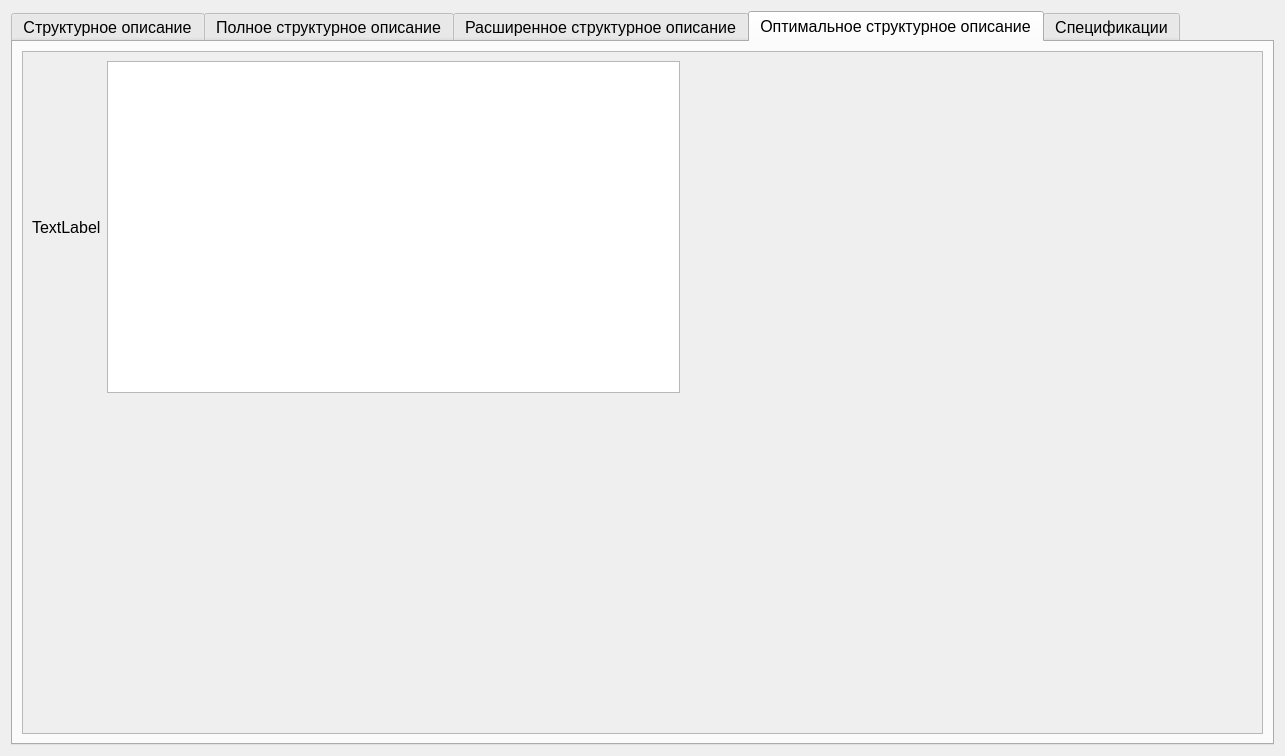
<?xml version="1.0" encoding="UTF-8"?>
<ui version="4.0">
 <class>Form</class>
 <widget class="QWidget" name="Form">
  <property name="geometry">
   <rect>
    <x>0</x>
    <y>0</y>
    <width>1285</width>
    <height>756</height>
   </rect>
  </property>
  <property name="windowTitle">
   <string>Form</string>
  </property>
  <layout class="QGridLayout" name="gridLayout_10">
   <item row="0" column="0">
    <widget class="QTabWidget" name="specTab">
     <property name="font">
      <font>
       <pointsize>12</pointsize>
      </font>
     </property>
     <property name="currentIndex">
      <number>3</number>
     </property>
     <widget class="QWidget" name="structTablesTab">
      <attribute name="title">
       <string>Структурное описание</string>
      </attribute>
      <layout class="QGridLayout" name="gridLayout_4">
       <item row="1" column="0">
        <widget class="QScrollArea" name="scrollArea">
         <property name="horizontalScrollBarPolicy">
          <enum>Qt::ScrollBarAsNeeded</enum>
         </property>
         <property name="sizeAdjustPolicy">
          <enum>QAbstractScrollArea::AdjustToContentsOnFirstShow</enum>
         </property>
         <property name="widgetResizable">
          <bool>true</bool>
         </property>
         <widget class="QWidget" name="scrollAreaWidgetContents">
          <property name="geometry">
           <rect>
            <x>0</x>
            <y>0</y>
            <width>1241</width>
            <height>651</height>
           </rect>
          </property>
          <layout class="QGridLayout" name="gridLayout_7">
           <item row="1" column="0">
            <layout class="QVBoxLayout" name="tableVLayout"/>
           </item>
          </layout>
         </widget>
        </widget>
       </item>
       <item row="0" column="0">
        <layout class="QGridLayout" name="gridLayout_9">
         <item row="1" column="1">
          <widget class="QPushButton" name="deleteTablesButt">
           <property name="sizePolicy">
            <sizepolicy hsizetype="Minimum" vsizetype="Minimum">
             <horstretch>0</horstretch>
             <verstretch>0</verstretch>
            </sizepolicy>
           </property>
           <property name="text">
            <string>Удалить таблицы</string>
           </property>
          </widget>
         </item>
         <item row="1" column="0">
          <widget class="QPushButton" name="createTablesButt">
           <property name="text">
            <string>Создать таблицы</string>
           </property>
          </widget>
         </item>
         <item row="1" column="3">
          <spacer name="horizontalSpacer_2">
           <property name="orientation">
            <enum>Qt::Horizontal</enum>
           </property>
           <property name="sizeHint" stdset="0">
            <size>
             <width>40</width>
             <height>20</height>
            </size>
           </property>
          </spacer>
         </item>
         <item row="1" column="4">
          <widget class="QLabel" name="notificationLabel">
           <property name="enabled">
            <bool>false</bool>
           </property>
           <property name="text">
            <string>Возможно, проект был изменен. Необходимо обновить таблицы!</string>
           </property>
          </widget>
         </item>
        </layout>
       </item>
      </layout>
     </widget>
     <widget class="QWidget" name="fullTableTab">
      <attribute name="title">
       <string>Полное структурное описание</string>
      </attribute>
      <layout class="QGridLayout" name="gridLayout_16">
       <item row="7" column="0">
        <widget class="QScrollArea" name="scrollArea_2">
         <property name="sizeAdjustPolicy">
          <enum>QAbstractScrollArea::AdjustToContentsOnFirstShow</enum>
         </property>
         <property name="widgetResizable">
          <bool>true</bool>
         </property>
         <widget class="QWidget" name="scrollAreaWidgetContents_2">
          <property name="geometry">
           <rect>
            <x>0</x>
            <y>0</y>
            <width>1241</width>
            <height>651</height>
           </rect>
          </property>
          <layout class="QGridLayout" name="gridLayout_17">
           <item row="0" column="1">
            <widget class="QTableView" name="fullTableView">
             <property name="verticalScrollBarPolicy">
              <enum>Qt::ScrollBarAlwaysOff</enum>
             </property>
             <property name="horizontalScrollBarPolicy">
              <enum>Qt::ScrollBarAlwaysOff</enum>
             </property>
             <property name="sizeAdjustPolicy">
              <enum>QAbstractScrollArea::AdjustToContentsOnFirstShow</enum>
             </property>
             <attribute name="horizontalHeaderVisible">
              <bool>false</bool>
             </attribute>
             <attribute name="verticalHeaderVisible">
              <bool>false</bool>
             </attribute>
            </widget>
           </item>
           <item row="1" column="0">
            <spacer name="verticalSpacer_21">
             <property name="orientation">
              <enum>Qt::Vertical</enum>
             </property>
             <property name="sizeHint" stdset="0">
              <size>
               <width>20</width>
               <height>185</height>
              </size>
             </property>
            </spacer>
           </item>
           <item row="0" column="0">
            <widget class="QLabel" name="fullLable">
             <property name="text">
              <string>TextLabel</string>
             </property>
            </widget>
           </item>
           <item row="0" column="2">
            <spacer name="horizontalSpacer_7">
             <property name="orientation">
              <enum>Qt::Horizontal</enum>
             </property>
             <property name="sizeHint" stdset="0">
              <size>
               <width>40</width>
               <height>20</height>
              </size>
             </property>
            </spacer>
           </item>
          </layout>
         </widget>
        </widget>
       </item>
       <item row="2" column="0">
        <layout class="QGridLayout" name="gridLayout_18">
         <item row="1" column="2">
          <widget class="QLabel" name="iterationLable">
           <property name="text">
            <string>TextLabel</string>
           </property>
          </widget>
         </item>
         <item row="1" column="1">
          <widget class="QPushButton" name="allIterButt">
           <property name="text">
            <string>Все итерации</string>
           </property>
          </widget>
         </item>
         <item row="1" column="0">
          <widget class="QPushButton" name="oneIterButt">
           <property name="text">
            <string>Одна итерация</string>
           </property>
          </widget>
         </item>
         <item row="1" column="3">
          <spacer name="horizontalSpacer_5">
           <property name="orientation">
            <enum>Qt::Horizontal</enum>
           </property>
           <property name="sizeHint" stdset="0">
            <size>
             <width>40</width>
             <height>20</height>
            </size>
           </property>
          </spacer>
         </item>
        </layout>
       </item>
      </layout>
     </widget>
     <widget class="QWidget" name="expandedTableTab">
      <attribute name="title">
       <string>Расширенное структурное описание</string>
      </attribute>
      <layout class="QGridLayout" name="gridLayout">
       <item row="0" column="0">
        <widget class="QScrollArea" name="scrollArea_5">
         <property name="sizeAdjustPolicy">
          <enum>QAbstractScrollArea::AdjustToContents</enum>
         </property>
         <property name="widgetResizable">
          <bool>true</bool>
         </property>
         <widget class="QWidget" name="scrollAreaWidgetContents_5">
          <property name="geometry">
           <rect>
            <x>0</x>
            <y>0</y>
            <width>1241</width>
            <height>686</height>
           </rect>
          </property>
          <layout class="QGridLayout" name="gridLayout_20">
           <item row="0" column="0">
            <widget class="QLabel" name="expandedLable">
             <property name="text">
              <string>TextLabel</string>
             </property>
            </widget>
           </item>
           <item row="1" column="0">
            <spacer name="verticalSpacer_24">
             <property name="orientation">
              <enum>Qt::Vertical</enum>
             </property>
             <property name="sizeHint" stdset="0">
              <size>
               <width>20</width>
               <height>185</height>
              </size>
             </property>
            </spacer>
           </item>
           <item row="0" column="2">
            <spacer name="horizontalSpacer_8">
             <property name="orientation">
              <enum>Qt::Horizontal</enum>
             </property>
             <property name="sizeHint" stdset="0">
              <size>
               <width>40</width>
               <height>20</height>
              </size>
             </property>
            </spacer>
           </item>
           <item row="0" column="1">
            <widget class="QTableView" name="expandedTableView">
             <property name="verticalScrollBarPolicy">
              <enum>Qt::ScrollBarAlwaysOff</enum>
             </property>
             <property name="horizontalScrollBarPolicy">
              <enum>Qt::ScrollBarAlwaysOff</enum>
             </property>
             <property name="sizeAdjustPolicy">
              <enum>QAbstractScrollArea::AdjustToContentsOnFirstShow</enum>
             </property>
             <attribute name="horizontalHeaderVisible">
              <bool>false</bool>
             </attribute>
             <attribute name="verticalHeaderVisible">
              <bool>false</bool>
             </attribute>
            </widget>
           </item>
          </layout>
         </widget>
        </widget>
       </item>
      </layout>
     </widget>
     <widget class="QWidget" name="optimizedTableTab">
      <attribute name="title">
       <string>Оптимальное структурное описание</string>
      </attribute>
      <layout class="QGridLayout" name="gridLayout_14">
       <item row="0" column="0">
        <widget class="QScrollArea" name="scrollArea_4">
         <property name="sizeAdjustPolicy">
          <enum>QAbstractScrollArea::AdjustToContents</enum>
         </property>
         <property name="widgetResizable">
          <bool>true</bool>
         </property>
         <widget class="QWidget" name="scrollAreaWidgetContents_4">
          <property name="geometry">
           <rect>
            <x>0</x>
            <y>0</y>
            <width>1241</width>
            <height>686</height>
           </rect>
          </property>
          <layout class="QGridLayout" name="gridLayout_19">
           <item row="0" column="2">
            <spacer name="horizontalSpacer_6">
             <property name="orientation">
              <enum>Qt::Horizontal</enum>
             </property>
             <property name="sizeHint" stdset="0">
              <size>
               <width>40</width>
               <height>20</height>
              </size>
             </property>
            </spacer>
           </item>
           <item row="0" column="1">
            <widget class="QTableView" name="optiTableView">
             <property name="verticalScrollBarPolicy">
              <enum>Qt::ScrollBarAlwaysOff</enum>
             </property>
             <property name="horizontalScrollBarPolicy">
              <enum>Qt::ScrollBarAlwaysOff</enum>
             </property>
             <property name="sizeAdjustPolicy">
              <enum>QAbstractScrollArea::AdjustToContentsOnFirstShow</enum>
             </property>
             <attribute name="horizontalHeaderVisible">
              <bool>false</bool>
             </attribute>
             <attribute name="verticalHeaderVisible">
              <bool>false</bool>
             </attribute>
            </widget>
           </item>
           <item row="1" column="0">
            <spacer name="verticalSpacer_23">
             <property name="orientation">
              <enum>Qt::Vertical</enum>
             </property>
             <property name="sizeHint" stdset="0">
              <size>
               <width>20</width>
               <height>185</height>
              </size>
             </property>
            </spacer>
           </item>
           <item row="0" column="0">
            <widget class="QLabel" name="optiLable">
             <property name="text">
              <string>TextLabel</string>
             </property>
            </widget>
           </item>
          </layout>
         </widget>
        </widget>
       </item>
      </layout>
     </widget>
     <widget class="QWidget" name="tab_4">
      <attribute name="title">
       <string>Спецификации</string>
      </attribute>
      <layout class="QGridLayout" name="gridLayout_2">
       <item row="0" column="0">
        <widget class="QTabWidget" name="tabWidget_2">
         <property name="currentIndex">
          <number>3</number>
         </property>
         <widget class="QWidget" name="s1tab">
          <attribute name="title">
           <string>Форма S1</string>
          </attribute>
          <layout class="QVBoxLayout" name="verticalLayout" stretch="0,0,0">
           <property name="spacing">
            <number>0</number>
           </property>
           <item>
            <widget class="QTableView" name="S1Header"/>
           </item>
           <item>
            <widget class="QTableView" name="S1Table">
             <property name="horizontalScrollBarPolicy">
              <enum>Qt::ScrollBarAlwaysOff</enum>
             </property>
             <property name="sizeAdjustPolicy">
              <enum>QAbstractScrollArea::AdjustToContents</enum>
             </property>
             <property name="cornerButtonEnabled">
              <bool>false</bool>
             </property>
            </widget>
           </item>
           <item>
            <spacer name="verticalSpacer">
             <property name="orientation">
              <enum>Qt::Vertical</enum>
             </property>
             <property name="sizeHint" stdset="0">
              <size>
               <width>20</width>
               <height>40</height>
              </size>
             </property>
            </spacer>
           </item>
          </layout>
         </widget>
         <widget class="QWidget" name="s2tab">
          <attribute name="title">
           <string>Форма S2</string>
          </attribute>
          <layout class="QVBoxLayout" name="verticalLayout_2">
           <property name="spacing">
            <number>0</number>
           </property>
           <item>
            <widget class="QTableView" name="S2Header"/>
           </item>
           <item>
            <widget class="QTableView" name="S2Table">
             <property name="horizontalScrollBarPolicy">
              <enum>Qt::ScrollBarAlwaysOff</enum>
             </property>
             <property name="sizeAdjustPolicy">
              <enum>QAbstractScrollArea::AdjustToContents</enum>
             </property>
             <property name="cornerButtonEnabled">
              <bool>false</bool>
             </property>
            </widget>
           </item>
           <item>
            <spacer name="verticalSpacer_2">
             <property name="orientation">
              <enum>Qt::Vertical</enum>
             </property>
             <property name="sizeHint" stdset="0">
              <size>
               <width>20</width>
               <height>40</height>
              </size>
             </property>
            </spacer>
           </item>
          </layout>
         </widget>
         <widget class="QWidget" name="tab_5">
          <attribute name="title">
           <string>Форма S</string>
          </attribute>
          <layout class="QVBoxLayout" name="verticalLayout_3">
           <property name="spacing">
            <number>0</number>
           </property>
           <item>
            <widget class="QTableView" name="SHeader"/>
           </item>
           <item>
            <widget class="QTableView" name="STable">
             <property name="cornerButtonEnabled">
              <bool>false</bool>
             </property>
            </widget>
           </item>
           <item>
            <spacer name="verticalSpacer_3">
             <property name="orientation">
              <enum>Qt::Vertical</enum>
             </property>
             <property name="sizeHint" stdset="0">
              <size>
               <width>20</width>
               <height>40</height>
              </size>
             </property>
            </spacer>
           </item>
          </layout>
         </widget>
         <widget class="QWidget" name="tab_6">
          <attribute name="title">
           <string>Форма F</string>
          </attribute>
          <layout class="QVBoxLayout" name="verticalLayout_4">
           <property name="spacing">
            <number>0</number>
           </property>
           <item>
            <widget class="QTableView" name="FHeader"/>
           </item>
           <item>
            <widget class="QTableView" name="FTable">
             <property name="cornerButtonEnabled">
              <bool>false</bool>
             </property>
            </widget>
           </item>
           <item>
            <widget class="QTextBrowser" name="textBrowser"/>
           </item>
           <item>
            <spacer name="verticalSpacer_4">
             <property name="orientation">
              <enum>Qt::Vertical</enum>
             </property>
             <property name="sizeHint" stdset="0">
              <size>
               <width>20</width>
               <height>40</height>
              </size>
             </property>
            </spacer>
           </item>
          </layout>
         </widget>
        </widget>
       </item>
      </layout>
     </widget>
    </widget>
   </item>
  </layout>
 </widget>
 <resources/>
 <connections/>
</ui>
